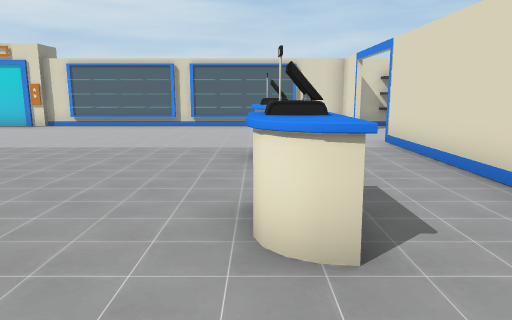
View 1 (above)

19 first-person views from a walk through a scene from a Unity 3-D project. The camera is 1.2 m above the floor, tilts 10° down and sees 70° across. The floor is counted in squares, 1 m on a side. Each view is taken from the middle of a square. On the plan, view 1 faces up. The plan holds only what a view shows up to about 15 squares ahead; the rest is blank. The place goes on beyond the plan. Some animated figures are not drawn. Door leaves are left out, so doorways stand open.

View 2
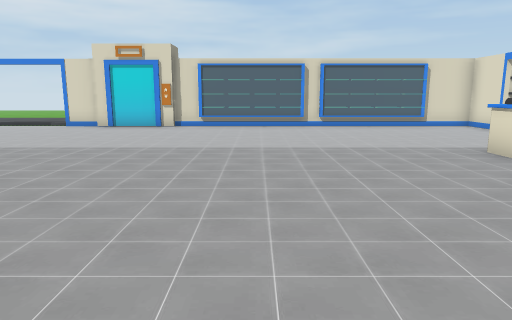

View 3
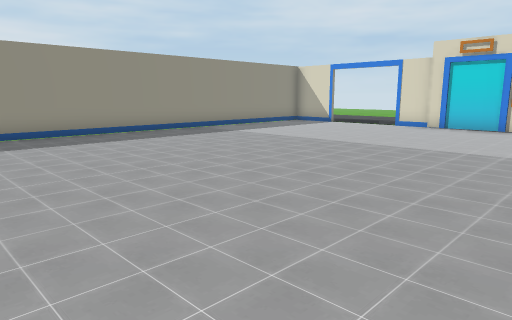

View 4
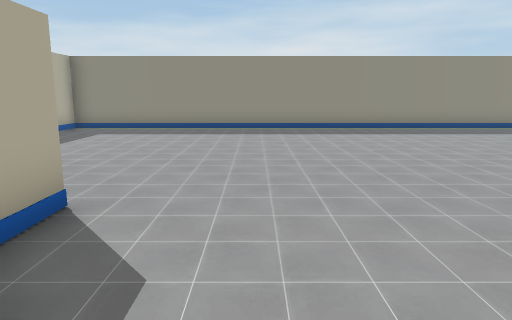

View 5
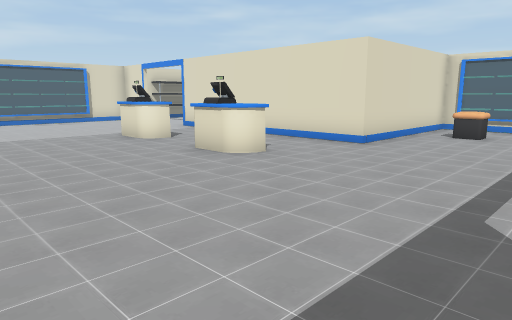

View 6
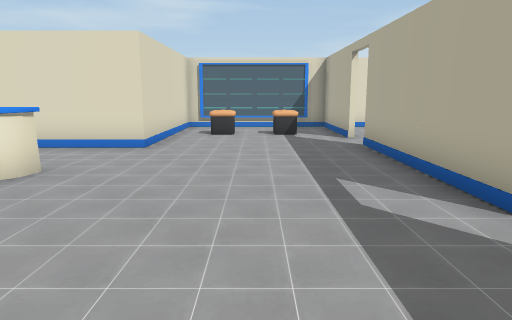

View 7
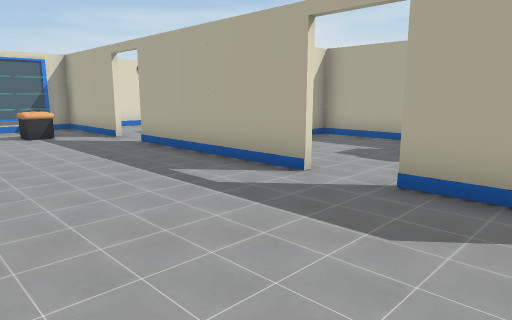

View 8
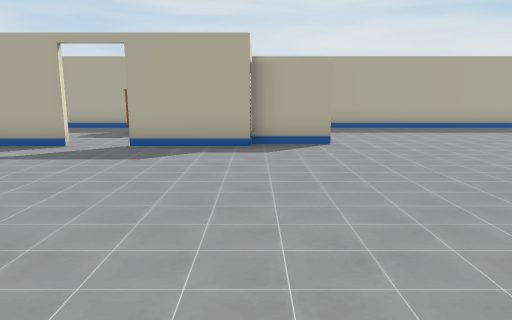

View 9
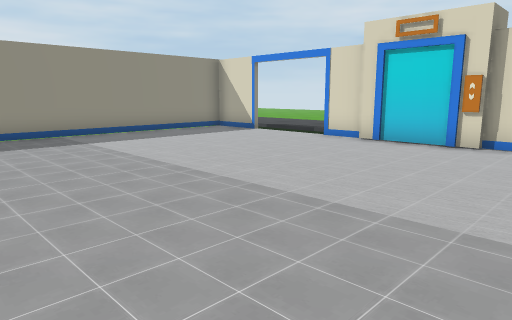

View 10
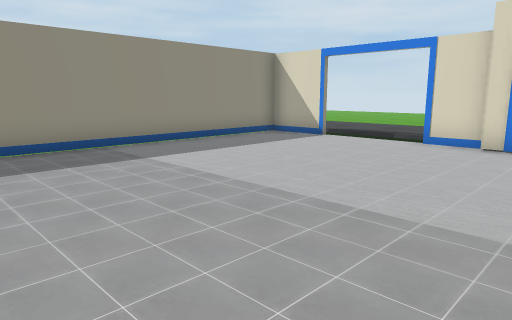

View 11
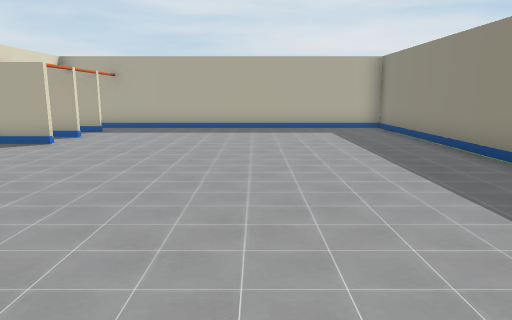

View 12
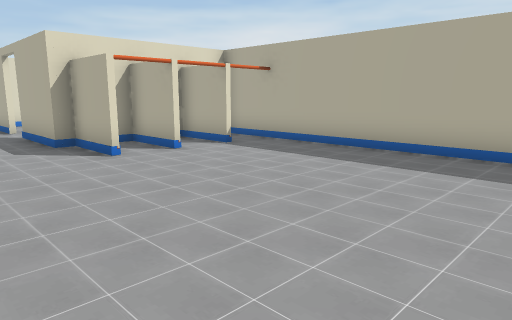

View 13
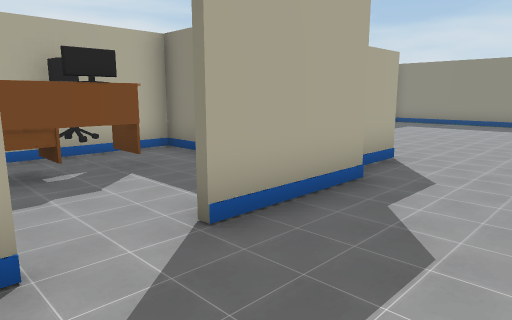

View 14
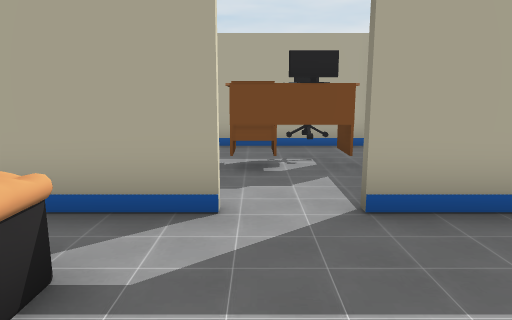

View 15
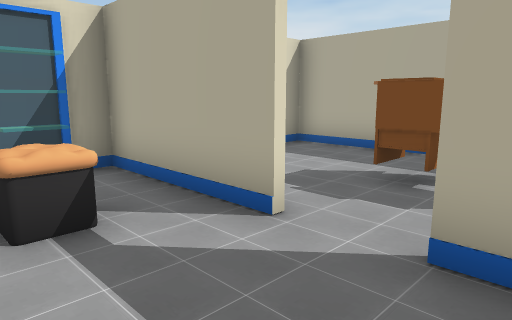

View 16
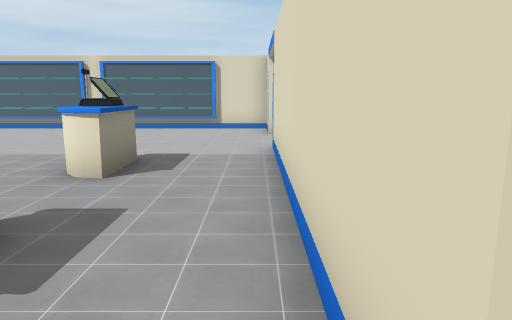

View 17
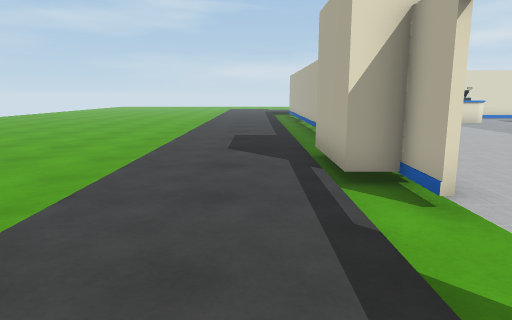

View 18
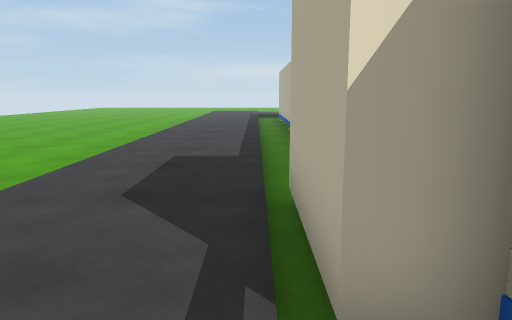

View 19
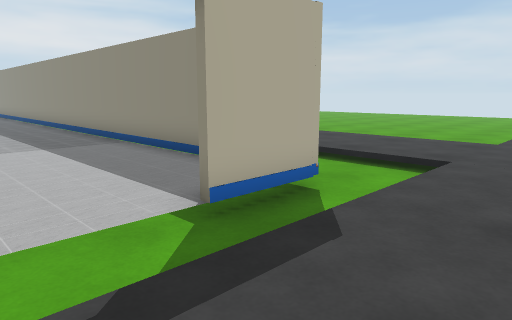

### Floor plan
Key: @ floor where view 1 was taken; # wall or solid block; . main floor; - floor 0.25 m lower than the main floor; / step, stairs or slope; D open door; = window, fence, low wall or low ledge; ^ raised ledge; S shelf; O other object.
Columns run from 24 left of view 1 to 9 right of it. Each row starts with its distance up from view 1.
 18        ....................
 17    ........................
 16 /...///////////////////////
 15 -.../-###D-D#####----------
 14 -.../-#..DDD.####SSSSSSSSS#######
 13  .../-#.....................#
 12  ... -#....................D.
 11      -#....................D.
 10      -#....................D
  9      -#.....................#
  8      -#.................OO..#
  7      -#.................OO..#
  6       #..................O..#
  5       #.....................#
  4       #.................OO..#
  3       #.................OO..#
  2       #.....................######
  1       #..........................=
  0       #.................@.....OO.=
 -1       #..........................S
 -2       #.......................OO.=
 -3       #..........................#
 -4       #..........####DD#####DD####
 -5       #...........#...... #......#
 -6       #.........###......  .^^...#
 -7       #.........###.^^^... .#^...#
 -8       #...........#.##....#......#
 -9       ############################

Where each view was taken, in squares from view 1:
view 1: 0 up, 0 right, facing up
view 2: 0 up, 5 left, facing up
view 3: 0 up, 6 left, facing up-left
view 4: 2 down, 4 left, facing left
view 5: 3 down, 5 left, facing up-right
view 6: 1 down, 5 left, facing right
view 7: 1 up, 5 left, facing down-right
view 8: 5 up, 6 left, facing down
view 9: 5 up, 6 left, facing up-left
view 10: 5 up, 9 left, facing up-left
view 11: 5 up, 13 left, facing down
view 12: 1 down, 15 left, facing down-right
view 13: 1 down, 1 left, facing down-left
view 14: 0 up, 5 right, facing down
view 15: 1 down, 3 right, facing down-right
view 16: 1 up, 3 right, facing up
view 17: 17 up, 17 left, facing right
view 18: 16 up, 13 left, facing right
view 19: 18 up, 13 left, facing down-left
